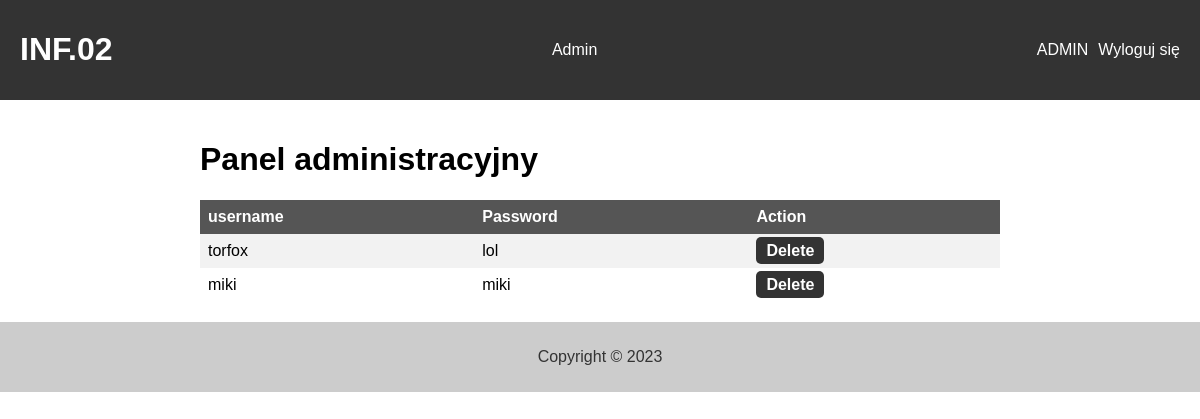
The page /admin.php (signed in) on the database as committed earlier.
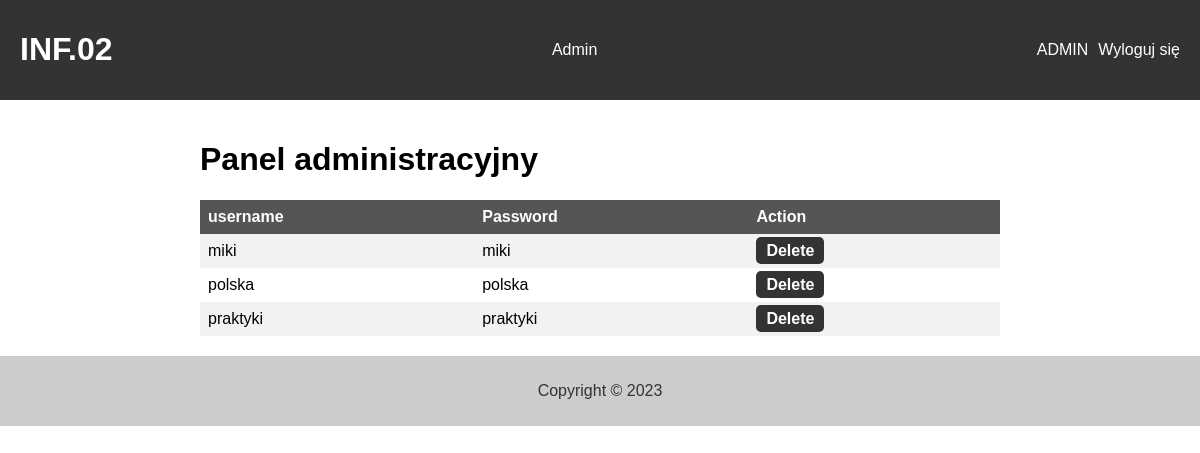
The same page on the database as committed later.
### tables this page shows
CREATE TABLE `users` (
  `id` int(11) NOT NULL,
  `username` varchar(50) NOT NULL,
  `pass` varchar(50) NOT NULL
);

### admin.php (the view, shortened to what this page needs)
<!DOCTYPE html>
<html lang="pl">
<head>
    <link rel="stylesheet" href="admin.css">
</head>
<body>
    <header>
        <h1><a href="main.php" target="_self">INF.02</a></h1>
        <nav>
            <ul>
                <li><a href='admin.php' target='_self'>Admin</a></li>
            </ul>
        </nav>
        <div class="user-actions">
            <?php
            if (isset($_SESSION['admin']) && $_SESSION['admin'] == true) {
                echo "<p>ADMIN</p>";
                echo "<p><a href='logout.php'>Wyloguj się</a></p>";
            } else {
                echo "<p>Witaj " . $_SESSION['user'] . " ! </p>";
                echo "<p><a href='logout.php'>Wyloguj się</a></p>";
            }
            ?>
        </div>
    </header>
    <main>
        <h1>Panel administracyjny</h1>
        <table>
            <tr>
                <th>username</th>
                <th>Password</th>
                <th>Action</th>
            </tr>
            <?php
            $conn = mysqli_connect('localhost', 'root', '', 'inf');
            $sql = "SELECT * FROM users";
            $result = mysqli_query($conn, $sql);
            while ($row = mysqli_fetch_assoc($result)) {
                if ($row['username'] !== 'admin') {
                    echo "<tr>";
                    echo "<td>" . $row['username'] . "</td>";
                    echo "<td>" . $row['pass'] . "</td>";
                    echo "<td><a href='delete.php?id=" . $row['id'] . "'>Delete</a></td>";
                    echo "</tr>";
                }
            }
            ?>
        </table>
    </main>
    <footer>
        <p>Copyright © 2023</p>
    </footer>
</body>
</html>

### admin.css (style rules this page uses)
body { margin: 0; padding: 0; font-family: Arial, sans-serif; }
header h1 a { text-decoration: none; color: #fff; }
header { background-color: #333; color: #fff; display: flex; justify-content: space-between; align-items: center; padding: 10px 20px; }
nav ul { list-style: none; margin: 0; padding: 0; display: flex; width: 100%; justify-content: space-around; }
nav ul li { margin-right: 30px; }
nav ul li:last-child { margin-right: 0; }
nav ul li a { color: #fff; text-decoration: none; position: relative; }
nav ul li a::before { content: ""; position: absolute; bottom: -5px; left: 0; right: 0; height: 2px; background-color: #fff; transform: scaleX(0); transition: transform 0.3s ease-in-out; }
.user-actions { display: flex; align-items: center; }
.user-actions a { color: #fff; text-decoration: none; margin-left: 10px; position: relative; }
.user-actions a::before { content: ""; position: absolute; bottom: -5px; left: 0; right: 0; height: 2px; background-color: #fff; transform: scaleX(0); transition: transform 0.3s ease-in-out; }
footer { background-color: #ccc; color: #333; padding: 10px 20px; text-align: center; }
main { max-width: 800px; margin: 0 auto; padding: 20px; }
nav ul li { opacity: 0; animation-name: fade-in; animation-duration: 1s; animation-fill-mode: forwards; animation-delay: 0.5s; }
table { border-collapse: collapse; width: 100%; }
td a { background-color: #333; font-weight: bold; color: #fff; border: none; padding: 5px 10px; border-radius: 5px; cursor: pointer; transition: background-color 0.3s ease-in-out; text-decoration: none; }
th, td { text-align: left; padding: 8px; }
th { background-color: #555; color: white; }
tr:nth-child(even) { background-color: #f2f2f2; }
@media only screen and (min-width: 768px) { header { justify-content: space-between; } }
@media only screen and (min-width: 768px) { nav ul { flex-direction: row; } }
@media only screen and (min-width: 768px) { nav ul li { margin-right: 30px; margin-bottom: 0; } }
@media only screen and (min-width: 768px) { .user-actions { margin-top: 0; } }

Rows that differ between the two databases and show on the page:
removed users: username "torfox", pass "lol"
added users: username "polska", pass "polska"
added users: username "praktyki", pass "praktyki"
